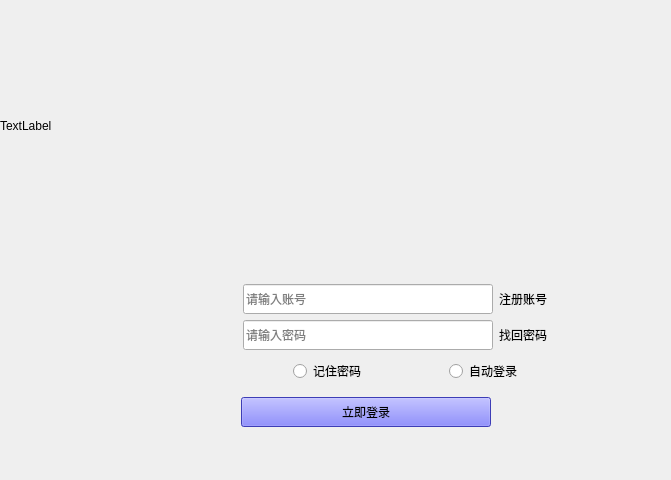
<?xml version="1.0" encoding="UTF-8"?>
<ui version="4.0">
 <class>LoginWindow</class>
 <widget class="QWidget" name="LoginWindow">
  <property name="geometry">
   <rect>
    <x>0</x>
    <y>0</y>
    <width>671</width>
    <height>480</height>
   </rect>
  </property>
  <property name="sizePolicy">
   <sizepolicy hsizetype="Fixed" vsizetype="Fixed">
    <horstretch>0</horstretch>
    <verstretch>0</verstretch>
   </sizepolicy>
  </property>
  <property name="minimumSize">
   <size>
    <width>671</width>
    <height>480</height>
   </size>
  </property>
  <property name="maximumSize">
   <size>
    <width>671</width>
    <height>480</height>
   </size>
  </property>
  <property name="windowTitle">
   <string>登录</string>
  </property>
  <property name="windowIcon">
   <iconset resource="image.qrc">
    <normaloff>:/new/icon/image/icon.jpg</normaloff>:/new/icon/image/icon.jpg</iconset>
  </property>
  <widget class="QWidget" name="">
   <property name="geometry">
    <rect>
     <x>0</x>
     <y>0</y>
     <width>672</width>
     <height>479</height>
    </rect>
   </property>
   <layout class="QVBoxLayout" name="verticalLayout_3">
    <item>
     <widget class="QLabel" name="welcom_icon">
      <property name="minimumSize">
       <size>
        <width>670</width>
        <height>250</height>
       </size>
      </property>
      <property name="maximumSize">
       <size>
        <width>670</width>
        <height>250</height>
       </size>
      </property>
      <property name="styleSheet">
       <string notr="true">border-image: url(:/new/welcome/image/welcome_icon.jpg);</string>
      </property>
      <property name="text">
       <string>TextLabel</string>
      </property>
     </widget>
    </item>
    <item>
     <widget class="QWidget" name="widget" native="true">
      <property name="sizePolicy">
       <sizepolicy hsizetype="Fixed" vsizetype="Fixed">
        <horstretch>0</horstretch>
        <verstretch>0</verstretch>
       </sizepolicy>
      </property>
      <property name="minimumSize">
       <size>
        <width>670</width>
        <height>220</height>
       </size>
      </property>
      <property name="maximumSize">
       <size>
        <width>670</width>
        <height>220</height>
       </size>
      </property>
      <widget class="QWidget" name="">
       <property name="geometry">
        <rect>
         <x>81</x>
         <y>21</y>
         <width>522</width>
         <height>194</height>
        </rect>
       </property>
       <layout class="QVBoxLayout" name="verticalLayout_2">
        <item>
         <layout class="QHBoxLayout" name="horizontalLayout_4">
          <item>
           <widget class="QLabel" name="person_icon">
            <property name="minimumSize">
             <size>
              <width>150</width>
              <height>100</height>
             </size>
            </property>
            <property name="maximumSize">
             <size>
              <width>150</width>
              <height>100</height>
             </size>
            </property>
            <property name="styleSheet">
             <string notr="true">border-image: url(:/new/person/image/person_icon.jpg);</string>
            </property>
            <property name="text">
             <string/>
            </property>
           </widget>
          </item>
          <item>
           <layout class="QVBoxLayout" name="verticalLayout">
            <item>
             <layout class="QHBoxLayout" name="horizontalLayout_2">
              <item>
               <widget class="QLineEdit" name="qq_number">
                <property name="minimumSize">
                 <size>
                  <width>250</width>
                  <height>30</height>
                 </size>
                </property>
                <property name="maximumSize">
                 <size>
                  <width>250</width>
                  <height>30</height>
                 </size>
                </property>
                <property name="placeholderText">
                 <string>请输入账号</string>
                </property>
               </widget>
              </item>
              <item>
               <widget class="QLabel" name="register_2">
                <property name="minimumSize">
                 <size>
                  <width>100</width>
                  <height>30</height>
                 </size>
                </property>
                <property name="maximumSize">
                 <size>
                  <width>100</width>
                  <height>30</height>
                 </size>
                </property>
                <property name="text">
                 <string>注册账号</string>
                </property>
               </widget>
              </item>
             </layout>
            </item>
            <item>
             <layout class="QHBoxLayout" name="horizontalLayout">
              <item>
               <widget class="QLineEdit" name="password">
                <property name="sizePolicy">
                 <sizepolicy hsizetype="Fixed" vsizetype="Fixed">
                  <horstretch>0</horstretch>
                  <verstretch>0</verstretch>
                 </sizepolicy>
                </property>
                <property name="minimumSize">
                 <size>
                  <width>250</width>
                  <height>30</height>
                 </size>
                </property>
                <property name="maximumSize">
                 <size>
                  <width>250</width>
                  <height>30</height>
                 </size>
                </property>
                <property name="text">
                 <string/>
                </property>
                <property name="placeholderText">
                 <string>请输入密码</string>
                </property>
               </widget>
              </item>
              <item>
               <widget class="QLabel" name="find_password">
                <property name="minimumSize">
                 <size>
                  <width>100</width>
                  <height>30</height>
                 </size>
                </property>
                <property name="maximumSize">
                 <size>
                  <width>100</width>
                  <height>30</height>
                 </size>
                </property>
                <property name="text">
                 <string>找回密码</string>
                </property>
               </widget>
              </item>
             </layout>
            </item>
            <item>
             <layout class="QHBoxLayout" name="horizontalLayout_3">
              <item>
               <widget class="QRadioButton" name="rem_password">
                <property name="minimumSize">
                 <size>
                  <width>100</width>
                  <height>30</height>
                 </size>
                </property>
                <property name="maximumSize">
                 <size>
                  <width>100</width>
                  <height>30</height>
                 </size>
                </property>
                <property name="text">
                 <string>记住密码</string>
                </property>
               </widget>
              </item>
              <item>
               <widget class="QRadioButton" name="auto_login">
                <property name="minimumSize">
                 <size>
                  <width>100</width>
                  <height>30</height>
                 </size>
                </property>
                <property name="maximumSize">
                 <size>
                  <width>100</width>
                  <height>30</height>
                 </size>
                </property>
                <property name="text">
                 <string>自动登录</string>
                </property>
               </widget>
              </item>
             </layout>
            </item>
           </layout>
          </item>
         </layout>
        </item>
        <item>
         <layout class="QHBoxLayout" name="horizontalLayout_5">
          <item>
           <widget class="QLabel" name="label_4">
            <property name="minimumSize">
             <size>
              <width>150</width>
              <height>30</height>
             </size>
            </property>
            <property name="maximumSize">
             <size>
              <width>150</width>
              <height>30</height>
             </size>
            </property>
            <property name="text">
             <string/>
            </property>
           </widget>
          </item>
          <item>
           <widget class="QPushButton" name="logi_button">
            <property name="sizePolicy">
             <sizepolicy hsizetype="Fixed" vsizetype="Fixed">
              <horstretch>0</horstretch>
              <verstretch>0</verstretch>
             </sizepolicy>
            </property>
            <property name="minimumSize">
             <size>
              <width>250</width>
              <height>30</height>
             </size>
            </property>
            <property name="maximumSize">
             <size>
              <width>250</width>
              <height>30</height>
             </size>
            </property>
            <property name="styleSheet">
             <string notr="true">background-color: rgb(85, 85, 255);</string>
            </property>
            <property name="text">
             <string>立即登录</string>
            </property>
           </widget>
          </item>
          <item>
           <widget class="QLabel" name="label_5">
            <property name="minimumSize">
             <size>
              <width>100</width>
              <height>30</height>
             </size>
            </property>
            <property name="maximumSize">
             <size>
              <width>100</width>
              <height>30</height>
             </size>
            </property>
            <property name="text">
             <string/>
            </property>
           </widget>
          </item>
         </layout>
        </item>
        <item>
         <layout class="QHBoxLayout" name="horizontalLayout_6">
          <item>
           <widget class="QLabel" name="label">
            <property name="minimumSize">
             <size>
              <width>150</width>
              <height>30</height>
             </size>
            </property>
            <property name="maximumSize">
             <size>
              <width>150</width>
              <height>30</height>
             </size>
            </property>
            <property name="text">
             <string/>
            </property>
           </widget>
          </item>
          <item>
           <widget class="QLabel" name="tip_label">
            <property name="minimumSize">
             <size>
              <width>350</width>
              <height>30</height>
             </size>
            </property>
            <property name="maximumSize">
             <size>
              <width>350</width>
              <height>30</height>
             </size>
            </property>
            <property name="text">
             <string/>
            </property>
           </widget>
          </item>
         </layout>
        </item>
       </layout>
      </widget>
     </widget>
    </item>
   </layout>
  </widget>
 </widget>
 <resources>
  <include location="image.qrc"/>
 </resources>
 <connections/>
</ui>
